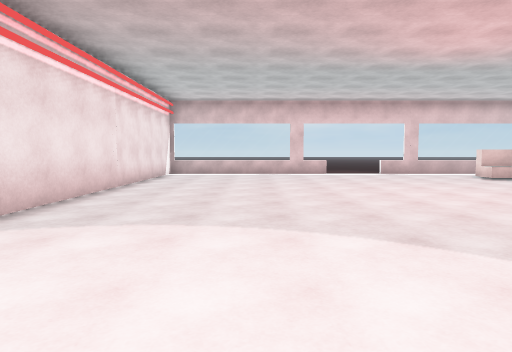
view 1 (above)

12 first-person views from a walk through a Unity game level. The camera is 1.4 m above the floor, tilts 4° down and sees 75° across. The floor is counted in squares, 1.8 m on a side. Each view is taken from the middle of a square. On the plan, view 1 faces up. The plan holds only what a view shows up to about 11 squares ahead; the rest is blank. The place goes on beyond the plan. The player character is not drawn. Surface patterns are stand-ins for the level's own textures.

view 2
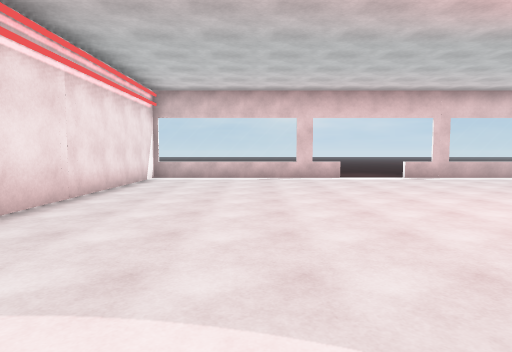

view 3
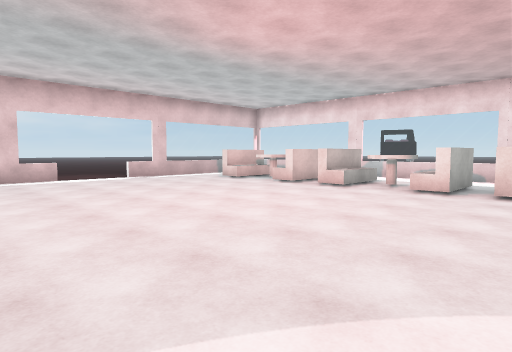

view 4
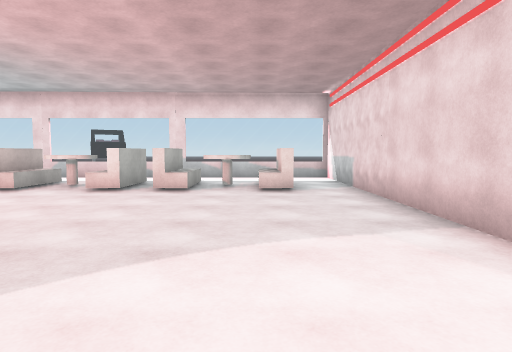

view 5
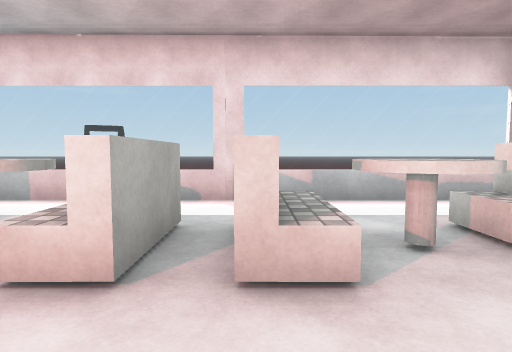

view 6
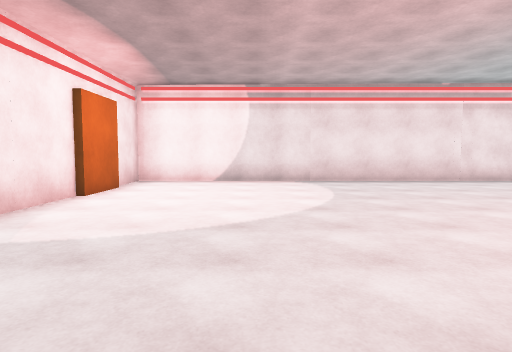

view 7
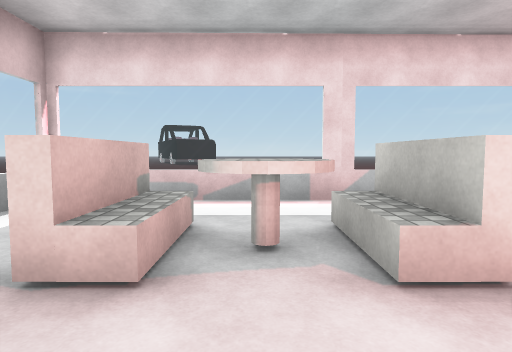

view 8
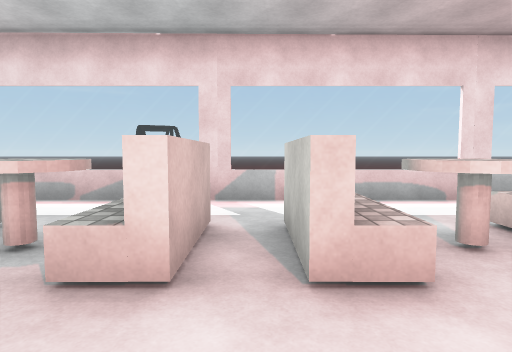

view 9
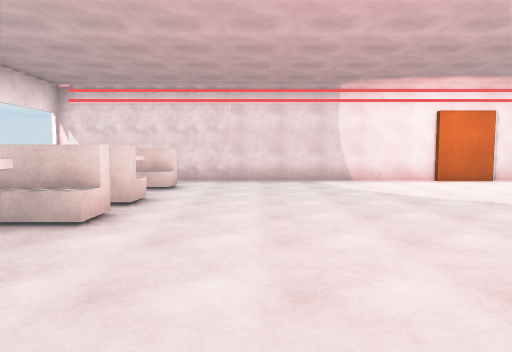

view 10
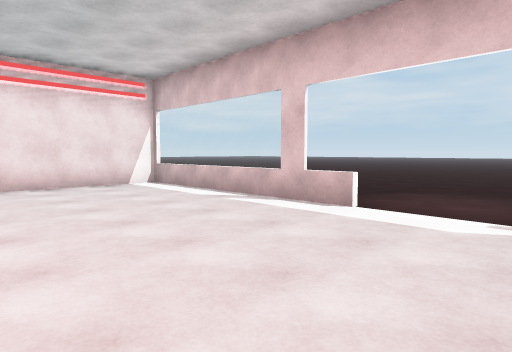

view 11
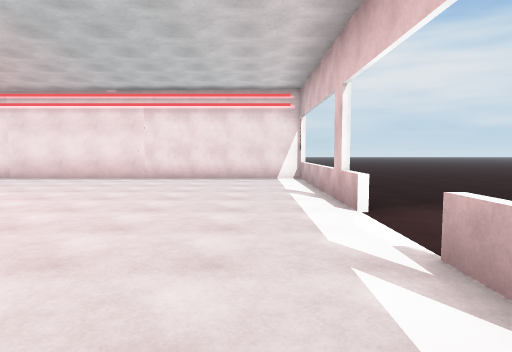

view 12
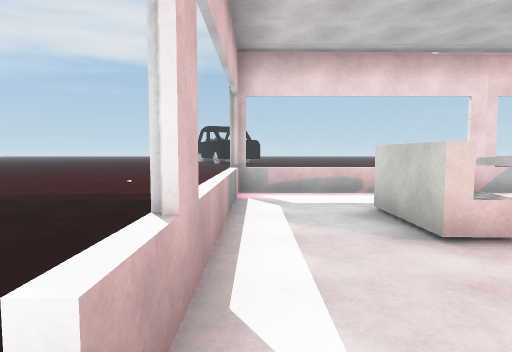

### Floor plan
Ten units are one square. View 1 is at (0, 0); x grows to the right and y downward. Boxes are objects, and circles mark ways between rooms. Rooms are numbered by the first view taken in them; rooms with no view inside come last. Other rooms are left out.
<svg viewBox="-37 -128 146 145">
<path fill="none" stroke="#000" d="M68 -77 86 -77M68 -41 81 -41M68 -24 68 -31 72 -31M68 -97 68 -104 86 -104M86 -75 68 -75 68 -82M86 -38 68 -38 68 -45M26 -123 -32 -123 -32 12 74 12M85 -29 68 -29M86 -101 68 -101M68 -1 68 -5 86 -5M104 -25 104 -86M85 -123 46 -123M68 -45 78 -45M68 -82 86 -82M81 -45 86 -45M86 -97 68 -97M74 12 104 12 104 -25M104 -86 104 -106M104 -106 104 -123 85 -123"/>
<rect x="65" y="-25" width="20" height="20" fill="#bbb"><title>other object</title></rect>
<rect x="65" y="-65" width="20" height="20" fill="#bbb"><title>other object</title></rect>
<rect x="65" y="-95" width="20" height="10" fill="#bbb"><title>other object</title></rect>
<circle cx="90" cy="-35" r="3" fill="#2a7"/>
<circle cx="90" cy="-80" r="3" fill="#2a7"/>
<circle cx="75" cy="-110" r="3" fill="#2a7"/>
<circle cx="90" cy="-100" r="3" fill="#2a7"/>
<text x="30" y="-60">1</text>
<text x="90" y="-10">2</text>
<text x="90" y="-100">3</text>
<text x="90" y="-110">4</text>
</svg>
Room 1 opens to room 2. Room 1 opens to room 3. Room 1 opens to room 4. Room 3 opens to room 4.

Where each view was taken, in squares from view 1:
view 1: 0 up, 0 right, facing up
view 2: 2 up, 0 right, facing up
view 3: 2 up, 0 right, facing up-right
view 4: 1 up, 0 right, facing right
view 5: 3 up, 5 right, facing right
view 6: 2 up, 6 right, facing left
view 7: 9 up, 5 right, facing right
view 8: 7 up, 5 right, facing right
view 9: 8 up, 5 right, facing down
view 10: 8 up, 5 right, facing up-left
view 11: 11 up, 7 right, facing left
view 12: 12 up, 4 right, facing right
